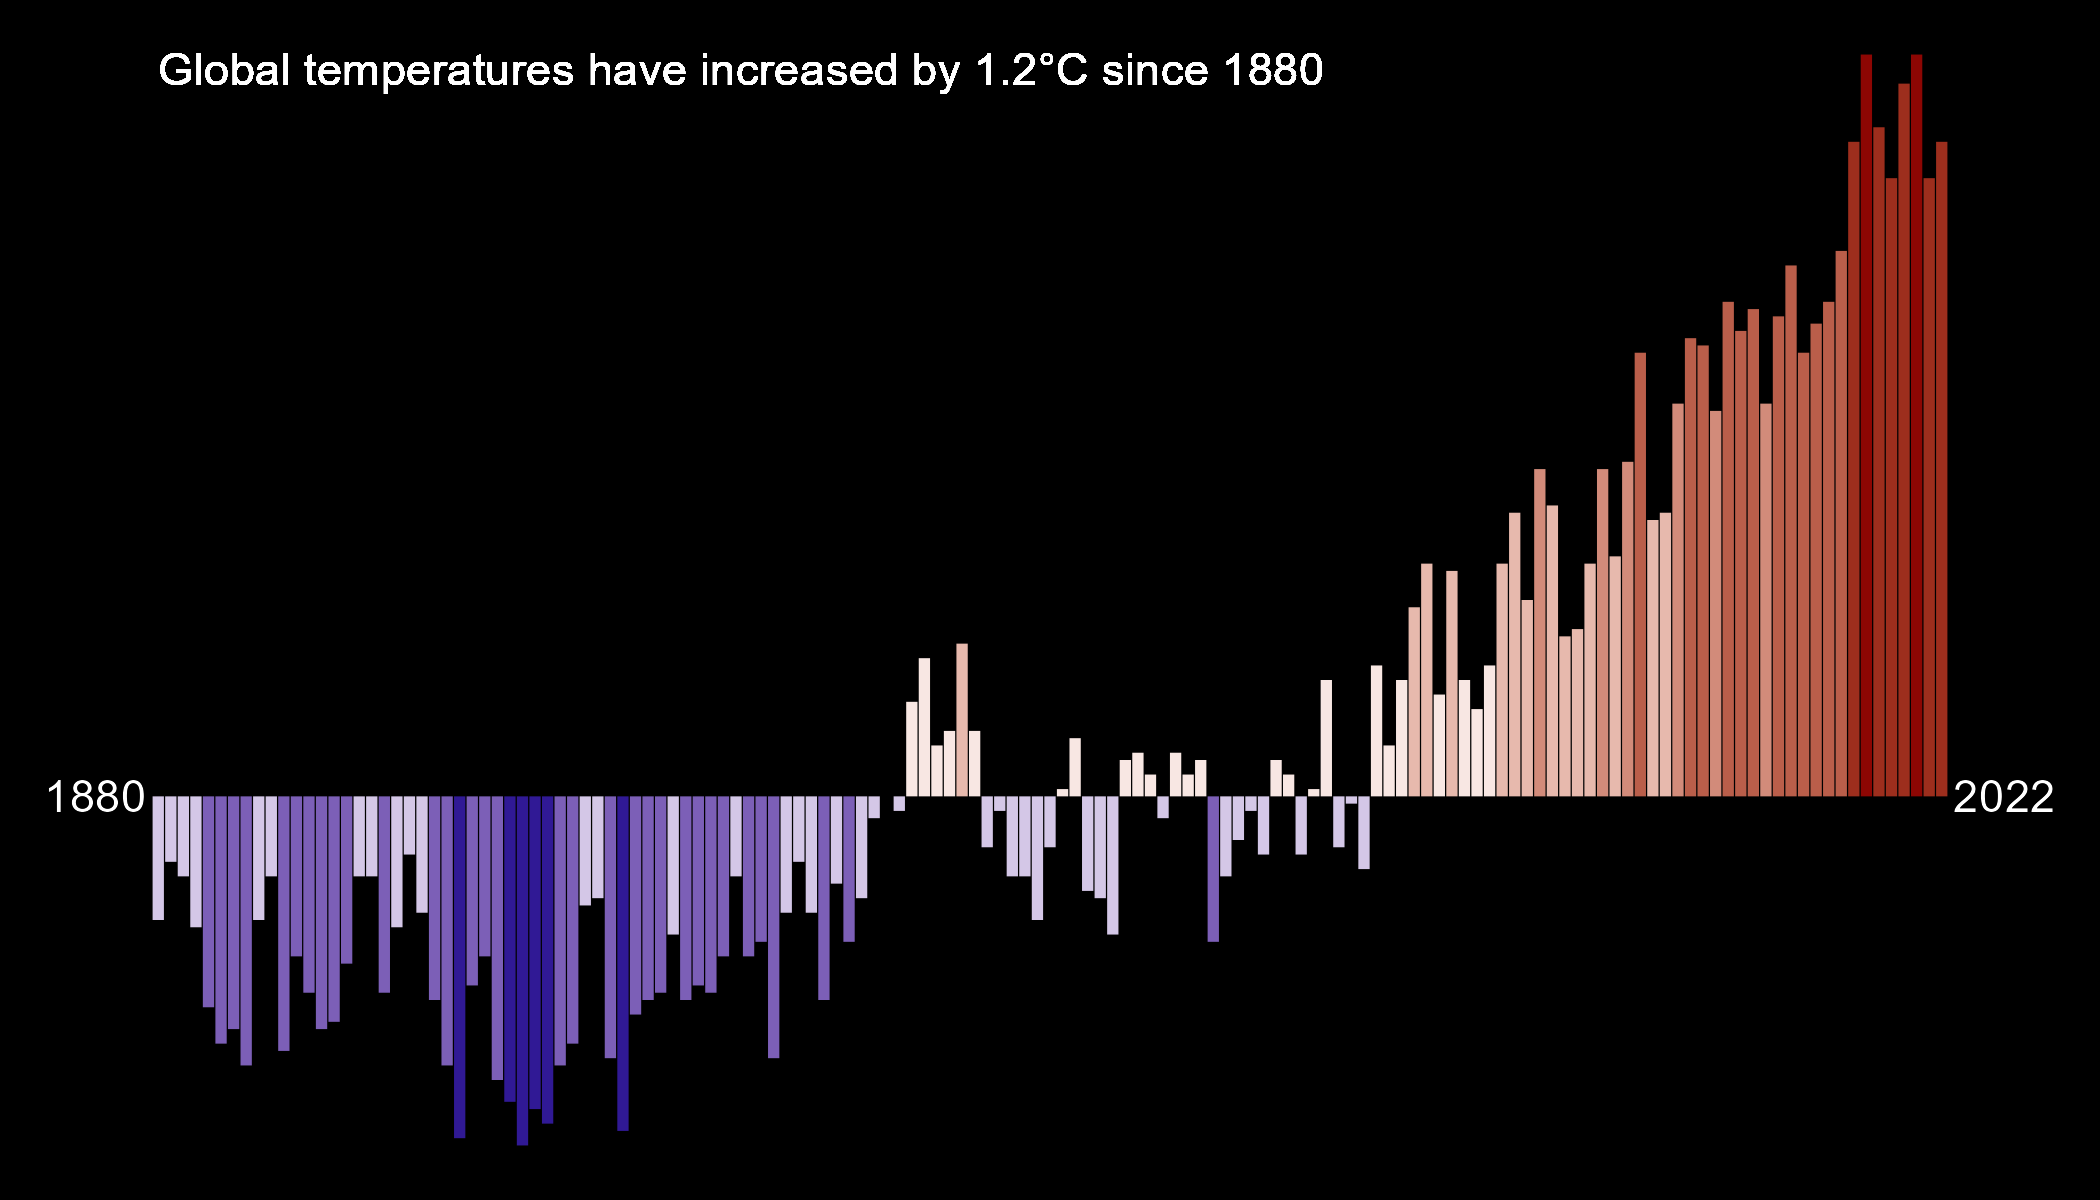

Write the R code that produced this figure.
# This figure shows the deviation in annual global mean temperatures
# from the normalized temperatures of 1951 to 1980.

library(tidyverse)
library(scales)
library(glue)

t_data <- read_csv("data/GLB.Ts+dSST.csv", skip = 1, na = "***") %>%
    select(year = Year, t_diff = `J-D`) %>%
    drop_na()

annotation <- t_data %>%
    arrange(year) %>%
    slice(1, n()) %>%
    mutate(
        t_diff = 0,
        x = year + c(-5, 5)
    )

max_t_diff <- format(round(max(t_data$t_diff), 1), nsmall = 1)

t_data %>%
    ggplot(aes(x = year, y = t_diff, fill = t_diff)) +
    geom_col(show.legend = FALSE) +
    geom_text(data = annotation, aes(x = x, label = year), color = "white") +
    geom_text(
        x = 1880, y = 1, hjust = 0,
        label = glue("Global temperatures have increased by 1.2\u00B0C since {min(t_data$year)}"), # nolint
        color = "white"
    ) +
    scale_fill_stepsn(
        colors = c("darkblue", "white", "darkred"),
        values = rescale(c(min(t_data$t_diff), 0, max(t_data$t_diff))),
        limits = c(min(t_data$t_diff), max(t_data$t_diff)),
        n.breaks = 9
    ) +
    theme_void() +
    theme(
        plot.background = element_rect(fill = "black"),
        legend.text = element_text(color = "white")
    )

ggsave("figures/temp-bar-plot.png", width = 7, height = 4)
